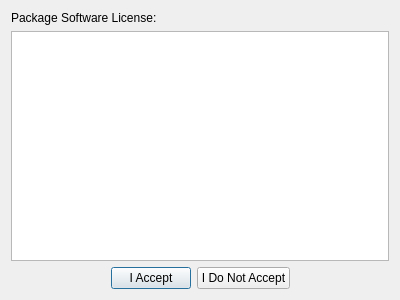
<ui version="4.0" >
 <class>LicenseWindow</class>
 <widget class="QDialog" name="LicenseWindow" >
  <property name="geometry" >
   <rect>
    <x>0</x>
    <y>0</y>
    <width>400</width>
    <height>300</height>
   </rect>
  </property>
  <property name="windowTitle" >
   <string>Dialog</string>
  </property>
  <layout class="QVBoxLayout" >
   <item>
    <widget class="QLabel" name="_licenseLit" >
     <property name="text" >
      <string>Package Software License:</string>
     </property>
    </widget>
   </item>
   <item>
    <widget class="QTextEdit" name="_license" >
     <property name="readOnly" >
      <bool>true</bool>
     </property>
    </widget>
   </item>
   <item>
    <layout class="QHBoxLayout" >
     <item>
      <spacer>
       <property name="orientation" >
        <enum>Qt::Horizontal</enum>
       </property>
       <property name="sizeHint" >
        <size>
         <width>40</width>
         <height>20</height>
        </size>
       </property>
      </spacer>
     </item>
     <item>
      <widget class="QPushButton" name="_accept" >
       <property name="text" >
        <string>I Accept</string>
       </property>
      </widget>
     </item>
     <item>
      <widget class="QPushButton" name="_reject" >
       <property name="text" >
        <string>I Do Not Accept</string>
       </property>
      </widget>
     </item>
     <item>
      <spacer>
       <property name="orientation" >
        <enum>Qt::Horizontal</enum>
       </property>
       <property name="sizeHint" >
        <size>
         <width>40</width>
         <height>20</height>
        </size>
       </property>
      </spacer>
     </item>
    </layout>
   </item>
  </layout>
 </widget>
 <resources/>
 <connections>
  <connection>
   <sender>_accept</sender>
   <signal>clicked()</signal>
   <receiver>LicenseWindow</receiver>
   <slot>accept()</slot>
   <hints>
    <hint type="sourcelabel" >
     <x>97</x>
     <y>263</y>
    </hint>
    <hint type="destinationlabel" >
     <x>40</x>
     <y>270</y>
    </hint>
   </hints>
  </connection>
  <connection>
   <sender>_reject</sender>
   <signal>clicked()</signal>
   <receiver>LicenseWindow</receiver>
   <slot>reject()</slot>
   <hints>
    <hint type="sourcelabel" >
     <x>275</x>
     <y>260</y>
    </hint>
    <hint type="destinationlabel" >
     <x>353</x>
     <y>266</y>
    </hint>
   </hints>
  </connection>
 </connections>
</ui>
